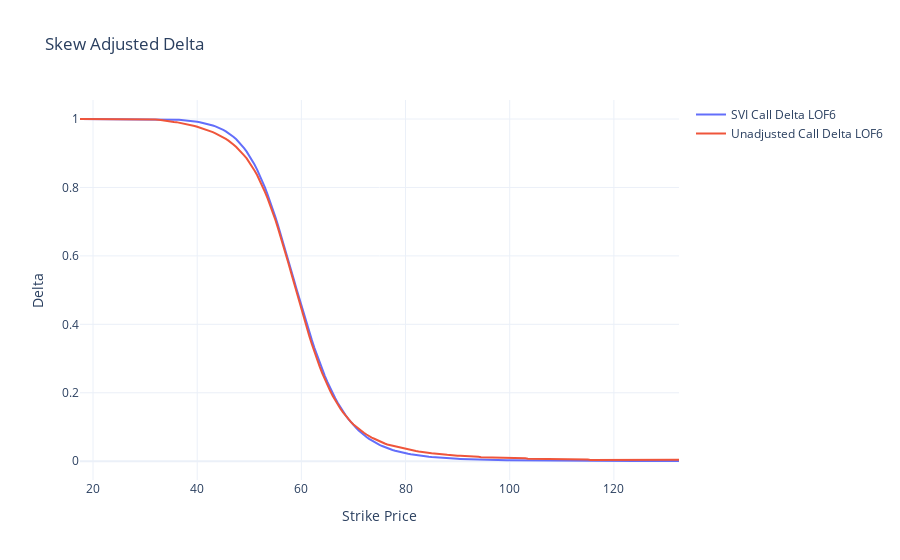

Here is the notebook cell this chart was saved with:
### Code cell
fig = go.Figure()
add_vol_plot(
    fig=fig,
    vol_df=df,
    name=f"SVI Call Delta {option_label}",
    y_col="svi_call_delta",
    strike_range=mid_range,
    mode="lines",
)
add_vol_plot(
    fig=fig,
    vol_df=df,
    name=f"Unadjusted Call Delta {option_label}",
    y_col="call_delta",
    strike_range=mid_range,
    mode="lines",
)


fig.update_layout(
    title="Skew Adjusted Delta",
    xaxis_title="Strike Price",
    yaxis_title="Delta",
    template="plotly_white",
)
fig.show()

### Figure 1 — Plotly figure (JSON) as saved in the notebook; plotly's stock layout.template omitted (floating-point values rounded to 4 significant figures; data arrays with more than 128 entries replaced by an {"elided": "..."} marker saying what was removed)
{"data": [{"mode": "lines", "name": "SVI Call Delta LOF6", "x": {"elided": "206 float values"}, "y": {"elided": "206 float values"}, "type": "scatter"}, {"mode": "lines", "name": "Unadjusted Call Delta LOF6", "x": {"elided": "206 float values"}, "y": {"elided": "206 float values"}, "type": "scatter"}], "layout": {"title": {"text": "Skew Adjusted Delta"}, "xaxis": {"title": {"text": "Strike Price"}}, "yaxis": {"title": {"text": "Delta"}}}}
